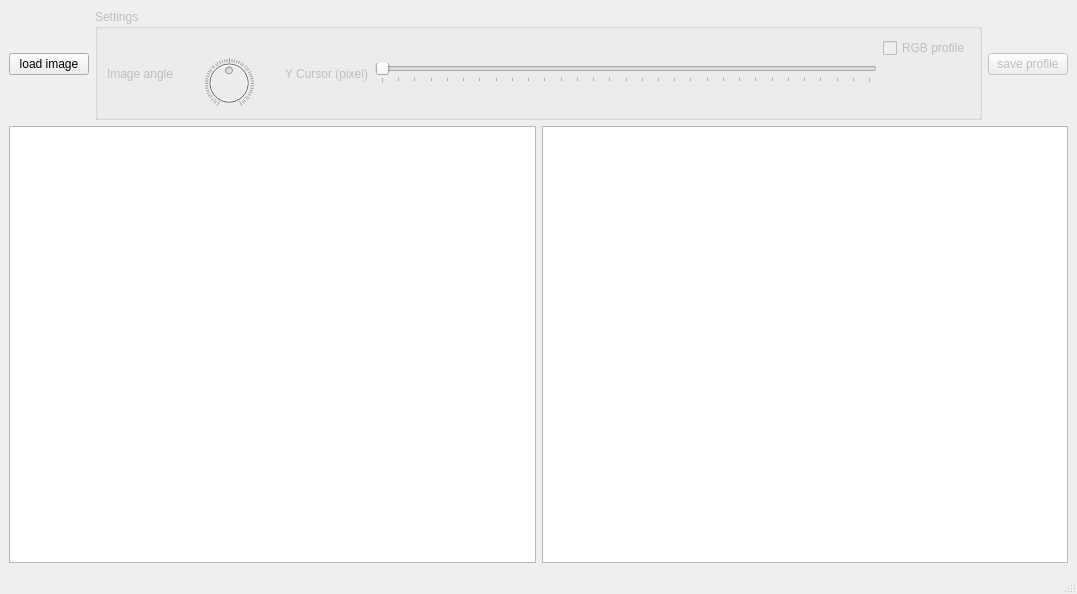
<?xml version="1.0" encoding="UTF-8"?>
<ui version="4.0">
 <class>MainWindow</class>
 <widget class="QMainWindow" name="MainWindow">
  <property name="geometry">
   <rect>
    <x>0</x>
    <y>0</y>
    <width>1077</width>
    <height>594</height>
   </rect>
  </property>
  <property name="windowTitle">
   <string>Image Tool - ALSO</string>
  </property>
  <widget class="QWidget" name="centralwidget">
   <layout class="QVBoxLayout" name="verticalLayout_4">
    <item>
     <layout class="QHBoxLayout" name="horizontalLayout_2">
      <item>
       <widget class="QPushButton" name="bt_load">
        <property name="text">
         <string>load image</string>
        </property>
       </widget>
      </item>
      <item>
       <widget class="QGroupBox" name="groupBox">
        <property name="enabled">
         <bool>false</bool>
        </property>
        <property name="title">
         <string>Settings</string>
        </property>
        <layout class="QVBoxLayout" name="verticalLayout_3">
         <item>
          <layout class="QGridLayout" name="gridLayout">
           <item row="0" column="1" rowspan="3">
            <layout class="QVBoxLayout" name="verticalLayout">
             <item>
              <widget class="QLabel" name="label_angle">
               <property name="text">
                <string>&lt;html&gt;&lt;head/&gt;&lt;body&gt;&lt;p align=&quot;center&quot;&gt;&lt;span style=&quot; font-size:10pt; font-weight:600;&quot;/&gt;&lt;/p&gt;&lt;/body&gt;&lt;/html&gt;</string>
               </property>
              </widget>
             </item>
             <item>
              <widget class="QDial" name="angle">
               <property name="maximumSize">
                <size>
                 <width>167772</width>
                 <height>167772</height>
                </size>
               </property>
               <property name="minimum">
                <number>-100</number>
               </property>
               <property name="maximum">
                <number>100</number>
               </property>
               <property name="singleStep">
                <number>1</number>
               </property>
               <property name="pageStep">
                <number>50</number>
               </property>
               <property name="invertedAppearance">
                <bool>false</bool>
               </property>
               <property name="wrapping">
                <bool>false</bool>
               </property>
               <property name="notchesVisible">
                <bool>true</bool>
               </property>
              </widget>
             </item>
            </layout>
           </item>
           <item row="1" column="2">
            <widget class="QLabel" name="label_yc">
             <property name="text">
              <string>Y Cursor (pixel)</string>
             </property>
            </widget>
           </item>
           <item row="0" column="4">
            <widget class="QCheckBox" name="cb_RGB">
             <property name="text">
              <string>RGB profile</string>
             </property>
            </widget>
           </item>
           <item row="0" column="3" rowspan="2">
            <layout class="QVBoxLayout" name="verticalLayout_2">
             <item>
              <widget class="QLabel" name="label_ycVal">
               <property name="text">
                <string>&lt;html&gt;&lt;head/&gt;&lt;body&gt;&lt;p align=&quot;center&quot;&gt;&lt;span style=&quot; font-weight:600;&quot;/&gt;&lt;/p&gt;&lt;/body&gt;&lt;/html&gt;</string>
               </property>
               <property name="textFormat">
                <enum>Qt::RichText</enum>
               </property>
               <property name="alignment">
                <set>Qt::AlignCenter</set>
               </property>
              </widget>
             </item>
             <item>
              <widget class="QSlider" name="slider_yc">
               <property name="minimum">
                <number>100</number>
               </property>
               <property name="maximum">
                <number>400</number>
               </property>
               <property name="value">
                <number>100</number>
               </property>
               <property name="orientation">
                <enum>Qt::Horizontal</enum>
               </property>
               <property name="tickPosition">
                <enum>QSlider::TicksBelow</enum>
               </property>
              </widget>
             </item>
            </layout>
           </item>
           <item row="1" column="0">
            <widget class="QLabel" name="label_2">
             <property name="text">
              <string>Image angle</string>
             </property>
            </widget>
           </item>
          </layout>
         </item>
        </layout>
        <zorder></zorder>
       </widget>
      </item>
      <item>
       <widget class="QPushButton" name="bt_save">
        <property name="enabled">
         <bool>false</bool>
        </property>
        <property name="text">
         <string>save profile</string>
        </property>
       </widget>
      </item>
     </layout>
    </item>
    <item>
     <layout class="QHBoxLayout" name="horizontalLayout">
      <item>
       <widget class="MPL_WIDGET_2D" name="gv1"/>
      </item>
      <item>
       <widget class="MPL_WIDGET_2D" name="gv2"/>
      </item>
     </layout>
    </item>
   </layout>
  </widget>
  <widget class="QMenuBar" name="menubar">
   <property name="geometry">
    <rect>
     <x>0</x>
     <y>0</y>
     <width>1077</width>
     <height>21</height>
    </rect>
   </property>
  </widget>
  <widget class="QStatusBar" name="statusbar"/>
 </widget>
 <customwidgets>
  <customwidget>
   <class>MPL_WIDGET_2D</class>
   <extends>QGraphicsView</extends>
   <header location="global">mplwidget</header>
  </customwidget>
 </customwidgets>
 <resources/>
 <connections/>
</ui>
